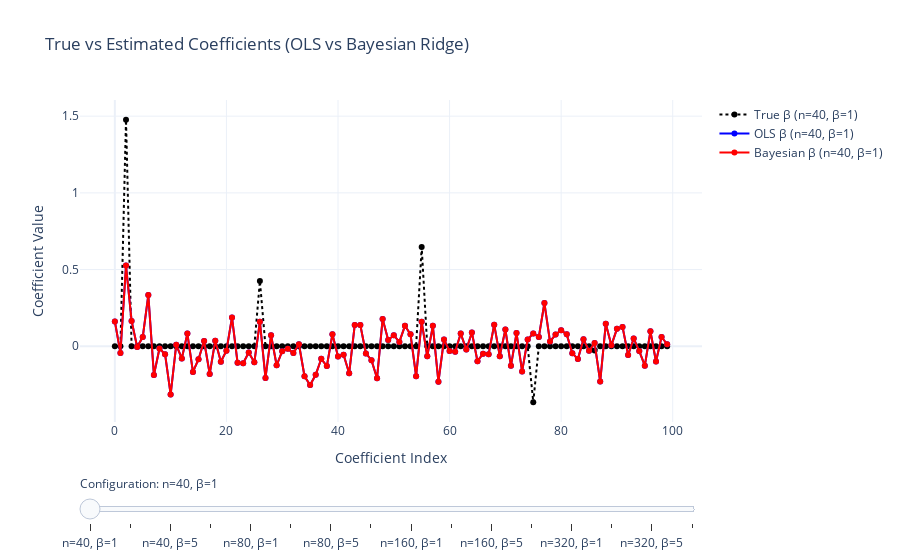

Notebook code cell kept with this figure:
### Code cell
import numpy as np
import plotly.graph_objects as go
from sklearn.linear_model import LinearRegression, BayesianRidge
from sklearn.metrics import mean_squared_error
from sklearn.model_selection import train_test_split

# -----------------------------
# Simulation function
# -----------------------------
def simulate(n_samples=80, beta_scale=5.0, random_state=0):
    np.random.seed(random_state)
    p = 100
    n_nonzero = 5

    # True beta
    beta = np.zeros(p)
    nonzero_idx = np.random.choice(p, n_nonzero, replace=False)
    beta[nonzero_idx] = np.random.normal(0, beta_scale, size=n_nonzero)

    # Data
    X = np.random.normal(size=(n_samples, p))
    noise = np.random.normal(0, 2.0, size=n_samples)
    y = X.dot(beta) + noise

    # Train/test split
    X_train, X_test, y_train, y_test = train_test_split(X, y, test_size=0.4, random_state=42)

    # Fit models
    ols = LinearRegression().fit(X_train, y_train)
    bayes = BayesianRidge().fit(X_train, y_train)

    # Predict
    y_pred_ols = ols.predict(X_test)
    y_pred_bayes = bayes.predict(X_test)

    # Evaluate
    mse_ols = mean_squared_error(y_test, y_pred_ols)
    mse_bayes = mean_squared_error(y_test, y_pred_bayes)

    return {
        "beta_true": beta,
        "beta_ols": ols.coef_,
        "beta_bayes": bayes.coef_,
        "mse_ols": mse_ols,
        "mse_bayes": mse_bayes,
        "nonzero_idx": nonzero_idx
    }

# -----------------------------
# Prepare parameter ranges
# -----------------------------
sample_sizes = [40, 80, 160, 320]
beta_scales = [1, 3, 5, 10]

# -----------------------------
# Generate all combinations
# -----------------------------
results = {}
for n in sample_sizes:
    for b in beta_scales:
        results[(n, b)] = simulate(n_samples=n, beta_scale=b)

# -----------------------------
# Build Plotly figure
# -----------------------------
fig = go.Figure()

# Add traces (hidden initially)
for n in sample_sizes:
    for b in beta_scales:
        res = results[(n, b)]
        fig.add_trace(go.Scatter(
            y=res["beta_true"],
            mode='lines+markers',
            name=f"True β (n={n}, β={b})",
            visible=False,
            line=dict(color='black', dash='dot')
        ))
        fig.add_trace(go.Scatter(
            y=res["beta_ols"],
            mode='lines+markers',
            name=f"OLS β (n={n}, β={b})",
            visible=False,
            line=dict(color='blue')
        ))
        fig.add_trace(go.Scatter(
            y=res["beta_bayes"],
            mode='lines+markers',
            name=f"Bayesian β (n={n}, β={b})",
            visible=False,
            line=dict(color='red')
        ))

# -----------------------------
# Create slider steps
# -----------------------------
steps = []
for i, n in enumerate(sample_sizes):
    for j, b in enumerate(beta_scales):
        step_idx = i * len(beta_scales) + j
        visible = [False] * len(fig.data)
        start = step_idx * 3
        for k in range(3):
            visible[start + k] = True

        mse_ols = results[(n, b)]["mse_ols"]
        mse_bayes = results[(n, b)]["mse_bayes"]

        step = dict(
            method="update",
            label=f"n={n}, β={b}",
            args=[
                {"visible": visible},
                {"title": f"True vs Estimated β — n={n}, β={b} "
                          f"<br>OLS MSE={mse_ols:.2f}, Bayes MSE={mse_bayes:.2f}"}
            ],
        )
        steps.append(step)

# -----------------------------
# Add sliders
# -----------------------------
sliders = [dict(
    active=0,
    currentvalue={"prefix": "Configuration: "},
    pad={"t": 50},
    steps=steps
)]

# Set initial visibility
for i in range(3):
    fig.data[i].visible = True

# -----------------------------
# Layout
# -----------------------------
fig.update_layout(
    sliders=sliders,
    title="True vs Estimated Coefficients (OLS vs Bayesian Ridge)",
    xaxis_title="Coefficient Index",
    yaxis_title="Coefficient Value",
    legend=dict(x=1.02, y=1, bgcolor="rgba(255,255,255,0.6)"),
    template="plotly_white"
)

# -----------------------------
# Save to HTML
# -----------------------------
fig.write_html("interactive_regression.html", include_plotlyjs='cdn')
fig.show()
